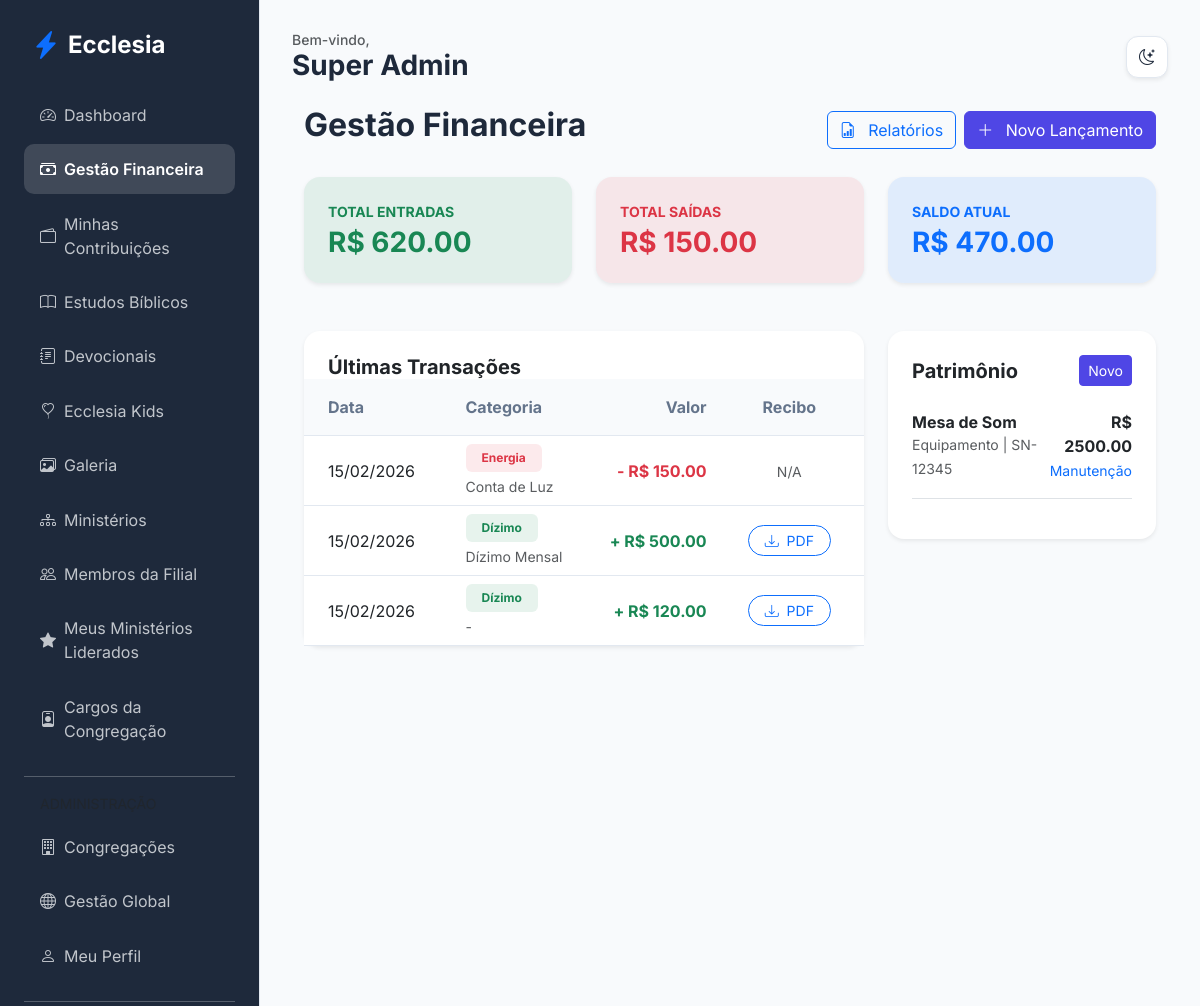
The page /finance/dashboard (signed in) on the database as committed earlier.
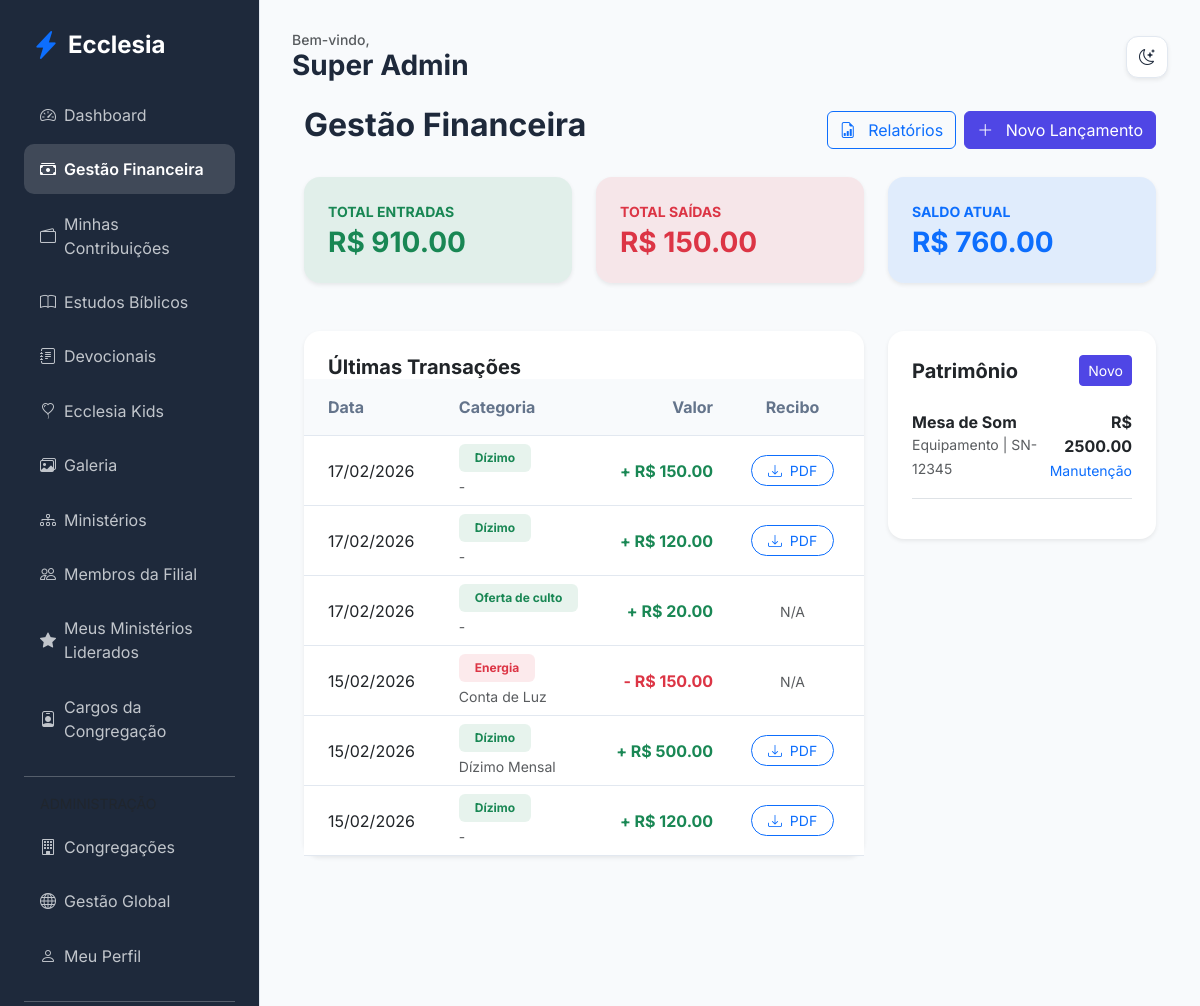
The same page on the database as committed later.
### app/core/models.py (models this page shows, shortened)
class User(db.Model, UserMixin):
    id = db.Column(db.Integer, primary_key=True)
    name = db.Column(db.String(100), nullable=False)
    email = db.Column(db.String(120), unique=True, nullable=False)
    password_hash = db.Column(db.String(128))
    birth_date = db.Column(db.Date)
    gender = db.Column(db.String(20))
    documents = db.Column(db.String(200)) # Flexível para diferentes países
    address = db.Column(db.Text)
    phone = db.Column(db.String(50))
    profile_photo = db.Column(db.String(255), nullable=True)
    status = db.Column(db.String(20), default='pending') # pending, active, rejected
    is_ministry_leader = db.Column(db.Boolean, default=False)
    church_id = db.Column(db.Integer, db.ForeignKey('church.id'))
    family_id = db.Column(db.Integer, db.ForeignKey('family.id'), nullable=True)
    church_role_id = db.Column(db.Integer, db.ForeignKey('church_role.id'), nullable=True)
    ministries = db.relationship('Ministry', secondary=member_ministries, backref=db.backref('members', lazy='dynamic'))
    can_manage_ministries = db.Column(db.Boolean, default=False)
    can_manage_media = db.Column(db.Boolean, default=False)
    can_publish_devotionals = db.Column(db.Boolean, default=False)
    can_approve_members = db.Column(db.Boolean, default=False)
    can_manage_finance = db.Column(db.Boolean, default=False)
    can_manage_kids = db.Column(db.Boolean, default=False)
    can_manage_events = db.Column(db.Boolean, default=False)

class Church(db.Model):
    id = db.Column(db.Integer, primary_key=True)
    name = db.Column(db.String(100), nullable=False)
    address = db.Column(db.String(200))
    city = db.Column(db.String(100))
    country = db.Column(db.String(100))
    currency_symbol = db.Column(db.String(5), default='R$')
    is_main = db.Column(db.Boolean, default=False)
    created_at = db.Column(db.DateTime, default=datetime.utcnow)
    members = db.relationship('User', backref='church', lazy=True)
    ministries = db.relationship('Ministry', backref='church', lazy=True)
    assets = db.relationship('Asset', backref='church', lazy=True)
    roles = db.relationship('ChurchRole', backref='church', lazy=True, cascade="all, delete-orphan")

class Transaction(db.Model):
    id = db.Column(db.Integer, primary_key=True)
    type = db.Column(db.String(10)) # income, expense
    category = db.Column(db.String(50))
    amount = db.Column(db.Float, nullable=False)
    date = db.Column(db.DateTime, default=datetime.utcnow)
    description = db.Column(db.Text)
    user_id = db.Column(db.Integer, db.ForeignKey('user.id'), nullable=True)
    church_id = db.Column(db.Integer, db.ForeignKey('church.id'))
    receipt_path = db.Column(db.String(255))
    church = db.relationship('Church', backref='transactions')
    user = db.relationship('User', backref='transactions')

class Asset(db.Model):
    id = db.Column(db.Integer, primary_key=True)
    name = db.Column(db.String(100), nullable=False)
    category = db.Column(db.String(50))
    identifier = db.Column(db.String(50))
    purchase_date = db.Column(db.Date)
    value = db.Column(db.Float)
    church_id = db.Column(db.Integer, db.ForeignKey('church.id'))
    maintenance_logs = db.relationship('MaintenanceLog', backref='asset', lazy=True)

### app/modules/finance/routes.py (the view)
@finance_bp.route('/dashboard')
@login_required
def dashboard():
    if can_manage_finance():
        if is_admin():
            query = Transaction.query
            asset_query = Asset.query
        else:
            query = Transaction.query.filter_by(church_id=current_user.church_id)
            asset_query = Asset.query.filter_by(church_id=current_user.church_id)
        transactions = query.order_by(Transaction.date.desc()).all()
        assets = asset_query.all()
        total_income = sum(t.amount for t in transactions if t.type == 'income')
        total_expense = sum(t.amount for t in transactions if t.type == 'expense')
        balance = total_income - total_expense
        stats = {
            'income': total_income,
            'expense': total_expense,
            'balance': balance
        }
        return render_template('finance/dashboard.html', transactions=transactions, assets=assets, stats=stats)
    return redirect(url_for('finance.member_finance'))

### app/templates/finance/dashboard.html (shortened to what this page needs)
{% extends "base.html" %}
{% block content %}
<div class="container-fluid">
    <div class="d-flex justify-content-between align-items-center mb-4">
        <h2 class="fw-bold">Gestão Financeira</h2>
        <div class="d-flex gap-2">
            {% if current_user.can_manage_finance or (current_user.church_role and current_user.church_role.name in ["Administrador Global", "Pastor Líder", "Tesoureiro"]) %}
            <a href="{{ url_for('finance.report') }}" class="btn btn-outline-primary">
                <i class="bi bi-file-earmark-bar-graph me-2"></i> Relatórios
            </a>
            <a href="{{ url_for('finance.add_transaction') }}" class="btn btn-primary">
                <i class="bi bi-plus-lg me-2"></i> Novo Lançamento
            </a>
            {% endif %}
        </div>
    </div>
    {% if stats %}
    <div class="row g-4 mb-5">
        <div class="col-md-4">
            <div class="card border-0 shadow-sm bg-success bg-opacity-10">
                <div class="card-body p-4">
                    <p class="text-success small fw-bold mb-1">TOTAL ENTRADAS</p>
                    <h3 class="fw-bold text-success mb-0">{{ current_user.church.currency_symbol if current_user.church else 'R$' }} {{ "%.2f"|format(stats.income) }}</h3>
                </div>
            </div>
        </div>
        <div class="col-md-4">
            <div class="card border-0 shadow-sm bg-danger bg-opacity-10">
                <div class="card-body p-4">
                    <p class="text-danger small fw-bold mb-1">TOTAL SAÍDAS</p>
                    <h3 class="fw-bold text-danger mb-0">{{ current_user.church.currency_symbol if current_user.church else 'R$' }} {{ "%.2f"|format(stats.expense) }}</h3>
                </div>
            </div>
        </div>
        <div class="col-md-4">
            <div class="card border-0 shadow-sm bg-primary bg-opacity-10">
                <div class="card-body p-4">
                    <p class="text-primary small fw-bold mb-1">SALDO ATUAL</p>
                    <h3 class="fw-bold text-primary mb-0">{{ current_user.church.currency_symbol if current_user.church else 'R$' }} {{ "%.2f"|format(stats.balance) }}</h3>
                </div>
            </div>
        </div>
    </div>
    {% endif %}
    <div class="row g-4">
        <div class="col-lg-8">
            <div class="card border-0 shadow-sm">
                <div class="card-header bg-transparent border-0 p-4 pb-0">
                    <h5 class="fw-bold mb-0">Últimas Transações</h5>
                </div>
                <div class="card-body p-0">
                    <div class="table-responsive">
                        <table class="table table-hover align-middle mb-0">
                            <thead class="bg-light">
                                <tr>
                                    <th class="px-4 py-3">Data</th>
                                    <th class="py-3">Categoria</th>
                                    <th class="py-3 text-end">Valor</th>
                                    <th class="px-4 py-3 text-center">Recibo</th>
                                </tr>
                            </thead>
                            <tbody>
                                {% for tx in transactions %}
                                <tr>
                                    <td class="px-4">{{ tx.date.strftime('%d/%m/%Y') }}</td>
                                    <td>
                                        <span class="badge bg-{{ 'success' if tx.type == 'income' else 'danger' }} bg-opacity-10 text-{{ 'success' if tx.type == 'income' else 'danger' }} px-3 py-2">
                                            {{ tx.category.capitalize() }}
                                        </span>
                                        <div class="small text-muted mt-1">{{ tx.description or '-' }}</div>
                                    </td>
                                    <td class="text-end fw-bold {{ 'text-success' if tx.type == 'income' else 'text-danger' }}">
                                        {{ '+' if tx.type == 'income' else '-' }} {{ tx.church.currency_symbol if tx.church else 'R$' }} {{ "%.2f"|format(tx.amount) }}
                                    </td>
                                    <td class="px-4 text-center">
                                        {% if tx.user_id %}
                                        <a href="{{ url_for('finance.download_receipt', tx_id=tx.id) }}" class="btn btn-sm btn-outline-primary rounded-pill px-3">
                                            <i class="bi bi-download me-1"></i> PDF
                                        </a>
                                        {% else %}
                                        <span class="text-muted small">N/A</span>
                                        {% endif %}
                                    </td>
                                </tr>
                                {% endfor %}
                            </tbody>
                        </table>
                    </div>
                </div>
            </div>
        </div>
        <div class="col-lg-4">
            <div class="card border-0 shadow-sm">
                <div class="card-header bg-transparent border-0 p-4 pb-0 d-flex justify-content-between align-items-center">
                    <h5 class="fw-bold mb-0">Patrimônio</h5>
                    {% if current_user.can_manage_finance or (current_user.church_role and current_user.church_role.name in ["Administrador Global", "Tesoureiro"]) %}
                    <a href="{{ url_for('finance.add_asset') }}" class="btn btn-sm btn-primary">Novo</a>
                    {% endif %}
                </div>
                <div class="card-body p-4">
                    {% for asset in assets %}
                    <div class="d-flex justify-content-between align-items-center mb-3 pb-3 border-bottom">
                        <div>
                            <h6 class="fw-bold mb-0">{{ asset.name }}</h6>
                            <small class="text-muted">{{ asset.category }} | {{ asset.identifier or 'S/N' }}</small>
                        </div>
                        <div class="text-end">
                            <div class="fw-bold">{{ asset.church.currency_symbol if asset.church else 'R$' }} {{ "%.2f"|format(asset.value) }}</div>
                            <a href="{{ url_for('finance.add_maintenance', id=asset.id) }}" class="small text-primary text-decoration-none">Manutenção</a>
                        </div>
                    </div>
                    {% else %}
                    <p class="text-center text-muted py-4">Nenhum bem cadastrado.</p>
                    {% endfor %}
                </div>
            </div>
        </div>
    </div>
</div>
{% endblock %}

### app/templates/base.html (shortened to what this page needs)
<!DOCTYPE html>
<html lang="pt-BR">
<head>
    <link href="https://cdn.jsdelivr.net/npm/bootstrap@5.3.0/dist/css/bootstrap.min.css" rel="stylesheet">
    <link href="https://cdn.jsdelivr.net/npm/bootstrap-icons@1.10.0/font/bootstrap-icons.css" rel="stylesheet">
    <link rel="stylesheet" href="{{ url_for('static', filename='css/premium.css') }}">
</head>
<body>
    {% if current_user.is_authenticated %}
    <div class="sidebar d-none d-lg-block">
        <div class="d-flex align-items-center mb-4 px-2">
            <i class="bi bi-lightning-charge-fill text-primary fs-3 me-2"></i>
            <h4 class="mb-0 fw-bold text-white">Ecclesia</h4>
        </div>
        {% include 'includes/_nav_links.html' %}
    </div>
    {% endif %}
    <div class="main-content {{ 'mx-auto' if not current_user.is_authenticated }}">
        {% if current_user.is_authenticated %}
        <header class="d-flex justify-content-between align-items-center mb-4 d-none d-lg-flex">
            <div>
                <h5 class="text-muted mb-0 small">Bem-vindo,</h5>
                <h3 class="fw-bold mb-0">{{ current_user.name }}</h3>
            </div>
            <div class="theme-toggle shadow-sm" onclick="toggleTheme()">
                <i class="bi bi-moon-stars" id="theme-icon"></i>
            </div>
        </header>
        {% endif %}
        {% block content %}{% endblock %}
    </div>
</body>
</html>

### app/templates/includes/_nav_links.html (shortened to what this page needs)
<nav class="nav flex-column">
    <a class="nav-link {{ 'active' if request.endpoint == 'members.dashboard' }}" href="{{ url_for('members.dashboard') }}">
        <i class="bi bi-speedometer2 me-2"></i> Dashboard
    </a>
    {% if current_user.can_manage_finance or (current_user.church_role and current_user.church_role.name in ['Administrador Global', 'Pastor Líder', 'Tesoureiro']) %}
    <a class="nav-link {{ 'active' if request.endpoint == 'finance.dashboard' }}" href="{{ url_for('finance.dashboard') }}">
        <i class="bi bi-cash-stack me-2"></i> Gestão Financeira
    </a>
    {% endif %}
    <a class="nav-link {{ 'active' if request.endpoint == 'finance.member_finance' }}" href="{{ url_for('finance.member_finance') }}">
        <i class="bi bi-wallet2 me-2"></i> Minhas Contribuições
    </a>
    <a class="nav-link {{ 'active' if request.endpoint == 'edification.studies' }}" href="{{ url_for('edification.studies') }}">
        <i class="bi bi-book me-2"></i> Estudos Bíblicos
    </a>
    <a class="nav-link {{ 'active' if request.endpoint == 'edification.devotionals' }}" href="{{ url_for('edification.devotionals') }}">
        <i class="bi bi-journal-text me-2"></i> Devocionais
    </a>
    {% if current_user.can_manage_kids or (current_user.church_role and current_user.church_role.name in ['Administrador Global', 'Pastor Líder']) %}
    <a class="nav-link {{ 'active' if request.endpoint == 'edification.kids' }}" href="{{ url_for('edification.kids') }}">
        <i class="bi bi-balloon-heart me-2"></i> Ecclesia Kids
    </a>
    {% endif %}
    <a class="nav-link {{ 'active' if 'gallery' in request.endpoint }}" href="{{ url_for('edification.gallery') }}">
        <i class="bi bi-images me-2"></i> Galeria
    </a>
    <a class="nav-link {{ 'active' if 'ministries' in request.endpoint }}" href="{{ url_for('members.list_ministries') }}">
        <i class="bi bi-diagram-3 me-2"></i> Ministérios
    </a>
    {% if current_user.can_approve_members or (current_user.church_role and current_user.church_role.name in ['Administrador Global', 'Pastor Líder']) %}
    <a class="nav-link {{ 'active' if 'church_members' in request.endpoint }}" href="{{ url_for('members.church_members') }}">
        <i class="bi bi-people me-2"></i> Membros da Filial
    </a>
    {% endif %}
    {% if current_user.is_authenticated %}
        {% set has_led_ministries = namespace(value=false) %}
        {% for ministry in current_user.ministries %}
            {% if ministry.leader_id == current_user.id %}
                {% set has_led_ministries.value = true %}
            {% endif %}
        {% endfor %}
        {% if has_led_ministries.value %}
        <a class="nav-link {{ 'active' if 'my_led_ministries' in request.endpoint }}" href="{{ url_for('members.my_led_ministries') }}">
            <i class="bi bi-star-fill me-2"></i> Meus Ministérios Liderados
        </a>
        {% endif %}
    {% endif %}
    {% if current_user.can_approve_members or (current_user.church_role and current_user.church_role.name in ['Administrador Global', 'Pastor Líder']) %}
    <a class="nav-link {{ 'active' if 'roles' in request.endpoint }}" href="{{ url_for('admin.list_roles') }}">
        <i class="bi bi-person-badge me-2"></i> Cargos da Congregação
    </a>
    {% endif %}
    {% if current_user.church_role and current_user.church_role.name == 'Administrador Global' %}
    <hr class="my-3 opacity-25">
    <label class="small text-muted px-3 mb-2">ADMINISTRAÇÃO</label>
    <a class="nav-link {{ 'active' if 'admin.list_churches' in request.endpoint }}" href="{{ url_for('admin.list_churches') }}">
        <i class="bi bi-building me-2"></i> Congregações
    </a>
    <a class="nav-link {{ 'active' if 'admin.list_members' in request.endpoint }}" href="{{ url_for('admin.list_members') }}">
        <i class="bi bi-globe me-2"></i> Gestão Global
    </a>
    {% endif %}
    <a class="nav-link" href="{{ url_for('members.profile') }}">
        <i class="bi bi-person me-2"></i> Meu Perfil
    </a>
    <hr class="my-3 opacity-25">
</nav>

Rows that differ between the two databases and show on the page:
added Transaction: date "17/02/2026", category "Dízimo", description "-", type "+", church "R$", amount "150.00"
added Transaction: date "17/02/2026", category "Dízimo", description "-", type "+", church "R$", amount "120.00"
added Transaction: date "17/02/2026", category "Oferta de culto", description "-", type "+", church "R$", amount "20.00", shows "N/A"
Other text that changed with them:
{{ "%.2f"|format(stats.income) }}: "620.00" → "910.00"
{{ "%.2f"|format(stats.balance) }}: "470.00" → "760.00"
